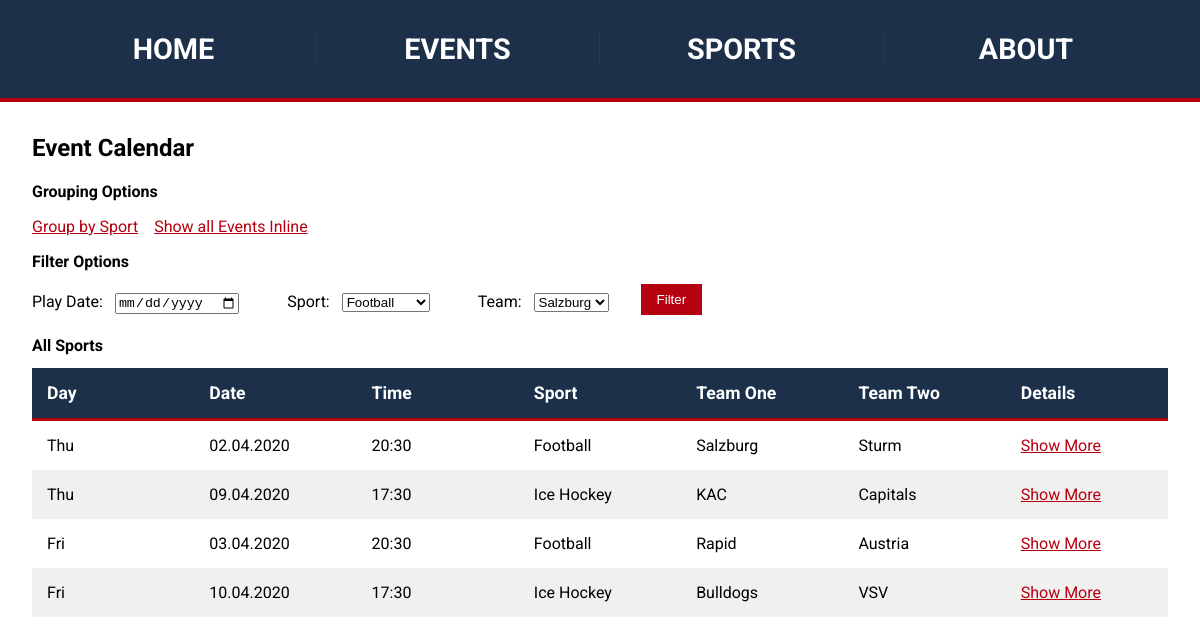
The page / on the database its author committed.
### tables this page shows
CREATE TABLE `events` (
  `id` int(11) NOT NULL,
  `created_at` timestamp NOT NULL DEFAULT current_timestamp(),
  `updated_at` timestamp NOT NULL DEFAULT current_timestamp() ON UPDATE current_timestamp(),
  `title` varchar(255) DEFAULT NULL,
  `description` text DEFAULT NULL,
  `event_start` datetime DEFAULT NULL,
  `event_end` datetime DEFAULT NULL,
  `is_active` tinyint(4) DEFAULT NULL,
  `is_canceled` tinyint(4) DEFAULT NULL,
  `result` varchar(255) DEFAULT NULL,
  `_sport_id` int(11) DEFAULT NULL,
  `_team_one_id` int(11) DEFAULT NULL,
  `_team_two_id` int(11) DEFAULT NULL,
  `_country_id` int(11) DEFAULT NULL
);

CREATE TABLE `sports` (
  `id` int(11) NOT NULL,
  `created_at` timestamp NOT NULL DEFAULT current_timestamp(),
  `updated_at` timestamp NOT NULL DEFAULT current_timestamp() ON UPDATE current_timestamp(),
  `title` varchar(255) DEFAULT NULL,
  `description` text DEFAULT NULL,
  `_league_id` int(11) DEFAULT NULL
);

CREATE TABLE `teams` (
  `id` int(11) NOT NULL,
  `created_at` timestamp NOT NULL DEFAULT current_timestamp(),
  `updated_at` timestamp NOT NULL DEFAULT current_timestamp() ON UPDATE current_timestamp(),
  `title` varchar(255) DEFAULT NULL,
  `description` text DEFAULT NULL,
  `_sport_id` int(11) DEFAULT NULL,
  `_country_id` int(11) DEFAULT NULL
);

### bootstrap.php (called while the page is built, shortened)
<?php
$configuration = [
    'db_dsn' => 'mysql:host=localhost;dbname=sportradar',
    'db_u' => 'root',
    'db_p' => 'dont-use-in-production'
];

### app/src/Service/Container.php (called while the page is built, shortened)
<?php
class Container
{
    private $configuration;
    private $pdo;
    private $eventsLoader;
    private $pdoEventsStorage;
    public function __construct(array $configuration)
    {
        $this->configuration = $configuration;
    }
    public function getPDO(): PDO
    {
        if ($this->pdo === null) {
            $this->pdo = new PDO(
                $this->configuration['db_dsn'],
                $this->configuration['db_u'],
                $this->configuration['db_p']
            );
            $this->pdo->setAttribute(\PDO::ATTR_ERRMODE, \PDO::ERRMODE_EXCEPTION);
        }
        return $this->pdo;
    }
    public function getEventsLoader()
    {
        if ($this->eventsLoader === null) {
            $this->eventsLoader = new EventsLoader($this->getPDOEventsStorage());
        }
        return $this->eventsLoader;
    }
    public function getPDOEventsStorage()
    {
        if ($this->pdoEventsStorage === null) {
            $this->pdoEventsStorage = new PDOEventsStorage($this->getPDO());
        }
        return $this->pdoEventsStorage;
    }
}

### app/src/Service/PDOEventsStorage.php (called while the page is built, shortened)
<?php
class PDOEventsStorage
{
    private $pdo;
    public function __construct(PDO $pdo)
    {
        $this->pdo = $pdo;
    }
    public function fetchAllEventsData(): array
    {
        $pdo = $this->pdo;
        $statement = $pdo->prepare($this->getBaseStatement());
        $statement->execute();
        return $statement->fetchAll(PDO::FETCH_NAMED);
    }
    private function getBaseStatement(): string
    {
       return  'Select events.*, sports.title as sport_title, team1.title AS team_one_title, team2.title AS team_two_title, countries.title as country_title
        FROM events
        INNER JOIN sports  ON events._sport_id = sports.id
        INNER JOIN teams  team1 ON events._team_one_id = team1.id
        INNER JOIN teams  team2 ON events._team_two_id = team2.id
        INNER JOIN countries ON events._country_id = countries.id';
    }
}

### app/src/Service/EventsLoader.php (called while the page is built, shortened)
<?php
class EventsLoader
{
    private $eventsStorage;
    public function __construct(PDOEventsStorage $eventsStorage)
    {
        $this->eventsStorage = $eventsStorage;
    }
    public function getEvents(bool $groupBySport = false)
    {
        $eventsData = $this->eventsStorage->fetchAllEventsData();
        $events = [];
        if (!$groupBySport) {
            foreach ($eventsData as $eventData) {
                $events[] = $this->creatEventModelFromData($eventData);
            }
        }
        return $events;
    }
    private function creatEventModelFromData(array $eventData): EventModel
    {
        $event = new EventModel();
        $event->setId($eventData['id']);
        $event->setTitle($eventData['title']);
        $event->setEventStart($eventData['event_start']);
        $event->setEventEnd($eventData['event_end']);
        $event->setIsCanceled($eventData['is_canceled']);
        $event->setSportTitle($eventData['sport_title']);
        $event->setTeamOneTitle($eventData['team_one_title']);
        $event->setTeamTwoTitle($eventData['team_two_title']);
        $event->setCountryTitle($eventData['country_title']);
        return $event;
    }
}

### app/src/Model/EventModel.php (called while the page is built, shortened)
<?php
class EventModel extends BaseModel
{
    private $eventStart;
    private $sportTitle;
    private $teamOneTitle;
    private $teamTwoTitle;
    public function getEventStart(): string
    {
        return $this->eventStart;
    }
    public function setEventStart($eventStart)
    {
        $this->eventStart = $eventStart;
    }
    public function getSportTitle(): string
    {
        return $this->sportTitle;
    }
    public function setSportTitle($sportTitle)
    {
        $this->sportTitle = $sportTitle;
    }
    public function getTeamOneTitle(): string
    {
        return $this->teamOneTitle;
    }
    public function setTeamOneTitle($teamOneTitle)
    {
        $this->teamOneTitle = $teamOneTitle;
    }
    public function getTeamTwoTitle(): string
    {
        return $this->teamTwoTitle;
    }
    public function setTeamTwoTitle($teamTwoTitle)
    {
        $this->teamTwoTitle = $teamTwoTitle;
    }
    public function getPlayDay(): string
    {
        $dateTime = $this->stringToDateTime($this->getEventStart());
        return $dateTime->format('D');
    }
    public function getPlayDate(): string
    {
        $dateTime = $this->stringToDateTime($this->getEventStart());
        return $dateTime->format('d.m.Y');
    }
    public function getPlayTime(): string
    {
        $dateTime = $this->stringToDateTime($this->getEventStart());
        return $dateTime->format('H:i');
    }
    public function stringToDateTime(string $dateTimeString): DateTime
    {
        return new DateTime($dateTimeString);
    }
}

### eventsTableBodyInclude.php (the view)
<tr>
    <td><?php echo $event->getPlayDay(); ?></td>
    <td><?php echo $event->getPlayDate(); ?></td>
    <td><?php echo $event->getPlayTime(); ?></td>
    <td><?php echo $event->getSportTitle(); ?></td>
    <td><?php echo $event->getTeamOneTitle(); ?></td>
    <td><?php echo $event->getTeamTwoTitle(); ?></td>
    <td><a href="">Show More</a></td>
</tr>

### index.php (shortened to what this page needs)
<?php
require __DIR__ . '/bootstrap.php';
$container = new Container($configuration);
$eventsLoader = $container->getEventsLoader();
if (!isset($_GET['groupBySport'])) {
    $events = $eventsLoader->getEvents();
}
?>
<!doctype html>
<html lang="en">
<head>
    <link rel="stylesheet" type="text/css" href="./assets/css/main.css">
</head>
<body>
<header class="site-header">
    <nav class="main-nav">
        <ul>
            <li><a href="#">Home</a></li>
            <li><a href="#">Events</a></li>
            <li><a href="#">Sports</a></li>
            <li><a href="#">About</a></li>
        </ul>
    </nav>
</header>
<div class="main-site-wrapper">
    <main>
        <section class="events-table">
            <h1>Event Calendar</h1>
            <section class="grouping-options">
                <h2>Grouping Options</h2>
                <ul>
                    <li><a href="index.php?groupBySport=true">Group by Sport</a></li>
                    <li><a href="index.php?groupBySport=false">Show all Events Inline</a></li>
                </ul>
            </section>
            <section class="filter-options">
                <h2>Filter Options</h2>
                <form action="." method="post" class="filter-form">
                    <div class="filter-form-item">
                        <label for="filter-form-date">Play Date:</label>
                        <input type="date" id="filter-form-date" name="event_date">
                    </div>
                    <div class="filter-form-item">
                        <label for="filter-form-sport">Sport:</label>
                        <select id="filter-form-sport" name="event_sport">
                            <option value="1">Football</option>
                        </select>
                    </div>
                    <div class="filter-form-item">
                        <label for="filter-form-team">Team:</label>
                        <select id="filter-form-team" name="event_team">
                            <option value="1">Salzburg</option>
                        </select>
                    </div>
                    <div class="filter-form-buttons">
                        <p>
                            <button class="filter-form-submit-button" type="submit">Filter</button>
                        </p>
                    </div>
                </form>
            </section>
            <?php if (count(array_filter(array_keys($events), 'is_string')) === 0) : ?>
                <h2>All Sports</h2>
                <table>
                    <thead>
                    <?php include './eventsTableHeadInclude.php' ?>
                    </thead>
                    <tbody>
                    <?php foreach ($events as $event): ?>
                        <?php include 'eventsTableBodyInclude.php'; ?>
                    <?php endforeach; ?>
                    </tbody>
                </table>
            <?php endif; ?>
        </section>
    </main>
</div>
</body>
</html>

### eventsTableHeadInclude.php
<tr>
    <th>Day</th>
    <th>Date</th>
    <th>Time</th>
    <th>Sport</th>
    <th>Team One</th>
    <th>Team Two</th>
    <th>Details</th>
</tr>

### assets/css/main.css (style rules this page uses)
body { font-family: 'Roboto', sans-serif; font-weight: 400; margin: 0; padding: 0; }
h1 { font-weight: 700; }
h2 { font-weight: 700; font-size: 16px; }
.main-nav { border-bottom: 0.3rem solid #b50010; }
.main-nav > ul { list-style: none; padding: 2rem; margin: 0; display: grid; grid-template-columns: repeat(4, 1fr); grid-auto-rows: auto; align-items: center; background-color: #1C304A; text-align: center; }
.main-nav > ul > li { border-right: 0.1rem solid #b50010; }
.main-nav > ul > li:last-child { border-right: none; }
.main-nav > ul > li > a { color: #ffffff; font-weight: 700; font-size: 1.8rem; text-decoration: none; text-transform: uppercase; }
.main-site-wrapper { margin: 2rem; }
.events-table > table { display: grid; grid-template-columns: repeat(7, 1fr); width: 100%; max-width: 90rem; }
.events-table thead, .events-table tbody, .events-table tr { display: contents; }
.events-table th, .events-table td { padding: 15px; overflow: hidden; text-overflow: ellipsis; white-space: nowrap; }
.events-table th { top: 0; background: #1C304A; text-align: left; font-weight: 700; font-size: 1.1rem; color: #ffffff; border-bottom: 0.2rem solid #b50010; }
.events-table a { color: #b50010; }
.events-table tr:nth-child(even) td { background: #f0f0f0; }
.grouping-options > ul { display: flex; list-style: none; text-align: left; padding-left: 0; width: auto; }
.grouping-options > ul > li { padding-right: 1rem; }
.filter-form { display: flex; }
.filter-form > div { flex-basis: auto; margin-right: 1rem; }
.filter-form > div > label { margin-right: 0.5rem; }
.filter-form-buttons > p { margin: 0; }
.filter-form-submit-button { background-color: #b50010; color: #ffffff; border: none; padding: 0.5rem 1rem; }
.filter-form-item { padding: 0.5rem 1rem; }
.filter-form-item:first-child { padding-left: 0; }

### rows shown on the page
events: event_start "Thu", event_start "02.04.2020", event_start "20:30", _sport.title "Football", _team_one.title "Salzburg", _team_two.title "Sturm"
events: event_start "Thu", event_start "09.04.2020", event_start "17:30", _sport.title "Ice Hockey", _team_one.title "KAC", _team_two.title "Capitals"
events: event_start "Fri", event_start "03.04.2020", event_start "20:30", _sport.title "Football", _team_one.title "Rapid", _team_two.title "Austria"
events: event_start "Fri", event_start "10.04.2020", event_start "17:30", _sport.title "Ice Hockey", _team_one.title "Bulldogs", _team_two.title "VSV"
